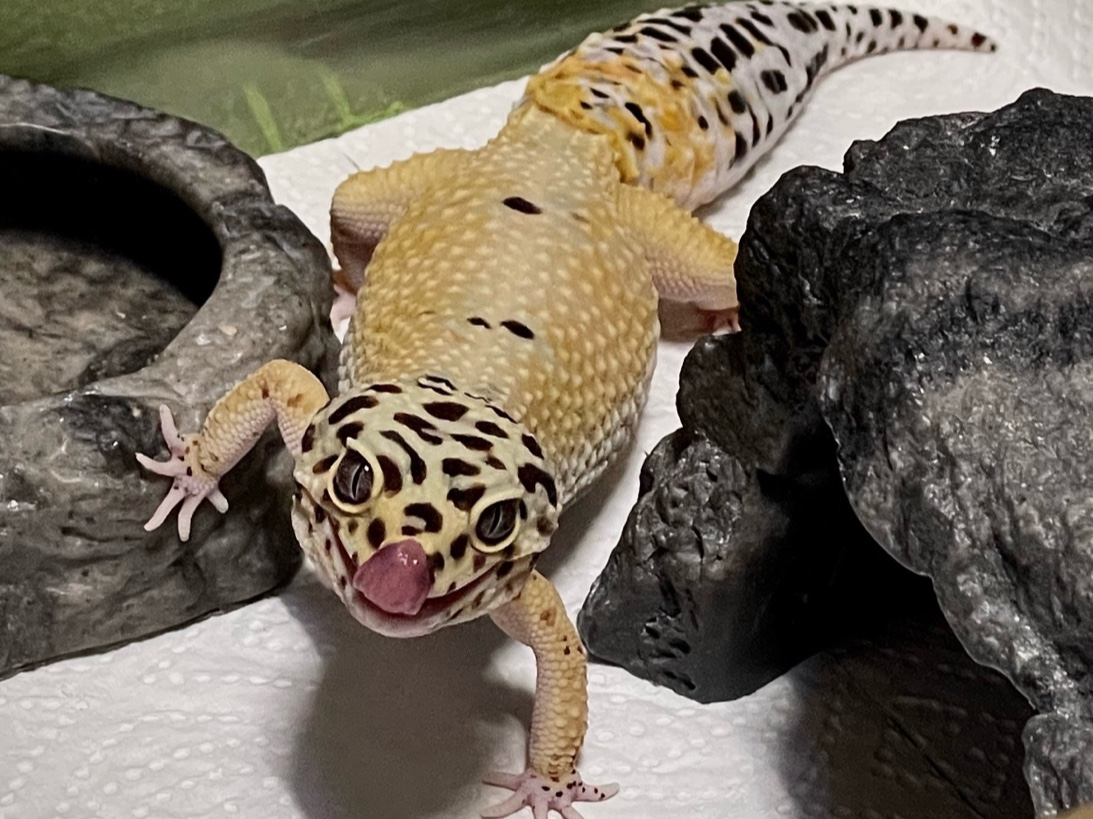
#> input picture leo.jpg, 1093 x 819 px
$ python detec.py
#> lines starting #> are read from the running program, lines starting #| are printed output that depends on the picture; after the words box and inside, x2 and y2 are one past the last pixel; in counts of white or black regions, pixels touching at a corner belong together
import cv2 as cv

img = cv.imread('leo.jpg')
#> img is the input picture: shape (819, 1093, 3); mean B, G, R 90.1, 103, 112.4
gray = cv.cvtColor(img, cv.COLOR_BGR2GRAY)
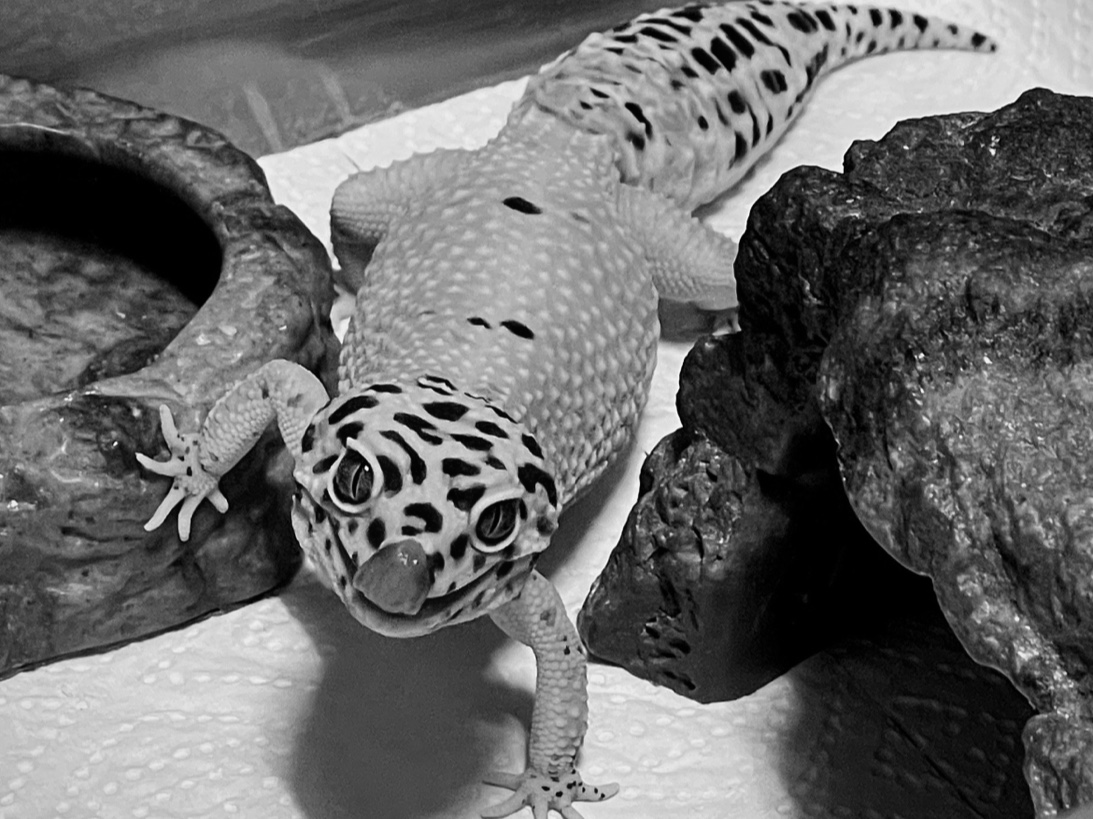
#> gray: shape (819, 1093); min 0, max 253, mean 104.3

leos = cv.HoughCircles(gray, cv.HOUGH_GRADIENT, 1, 200, param1=150, param2=20, minRadius=50, maxRadius=120)
#> leos = 14 rows, first 8: [958.5, 456.5, 118.3], [967.5, 240.5, 119.4], [407.5, 492.5, 119.4], [195.5, 500.5, 116.1], [606.5, 538.5, 109.5], [273.5, 306.5, 110.6], [540.5, 323.5, 119.4], [672.5, 111.5, 95.2]

for i in leos[0]:
    cv.circle(img, (int(i[0]), int(i[1])), int(i[2]),(255, 0, 0), 2)
#> this loop made 14 passes
#> i on passes 1 to 12: [958.5, 456.5, 118.3], [967.5, 240.5, 119.4], [407.5, 492.5, 119.4], [195.5, 500.5, 116.1], [606.5, 538.5, 109.5], [273.5, 306.5, 110.6], [540.5, 323.5, 119.4], [672.5, 111.5, 95.2], [746.5, 374.5, 118.3], [478.5, 700.5, 108.4], [1086.5, 610.5, 105.1], [82.5, 220.5, 119.4]
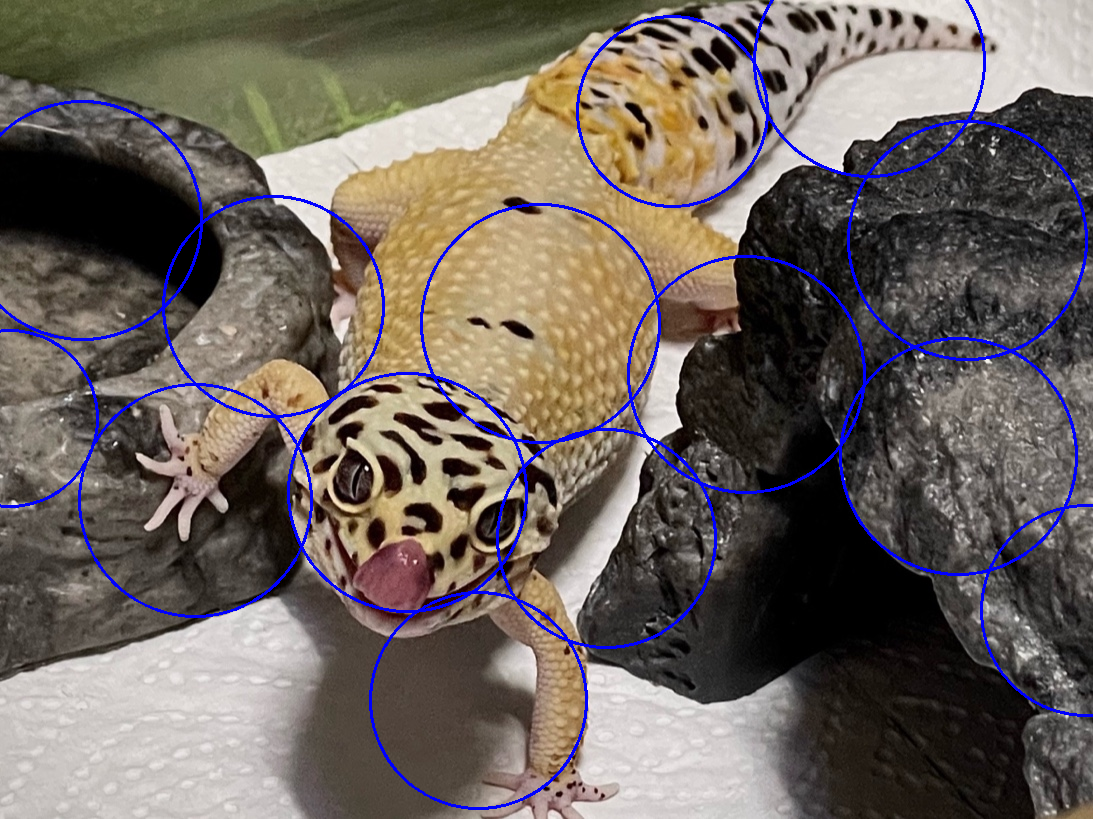
#> img: shape (819, 1093, 3); 2.88% of pixels changed, all inside (x1, y1, x2, y2) = (0, 0, 1093, 810)

cv.imshow('Leo Detection', img)

cv.waitKey()
cv.destroyAllWindows()

$ run again, with apples.jpg copied over leo.jpg
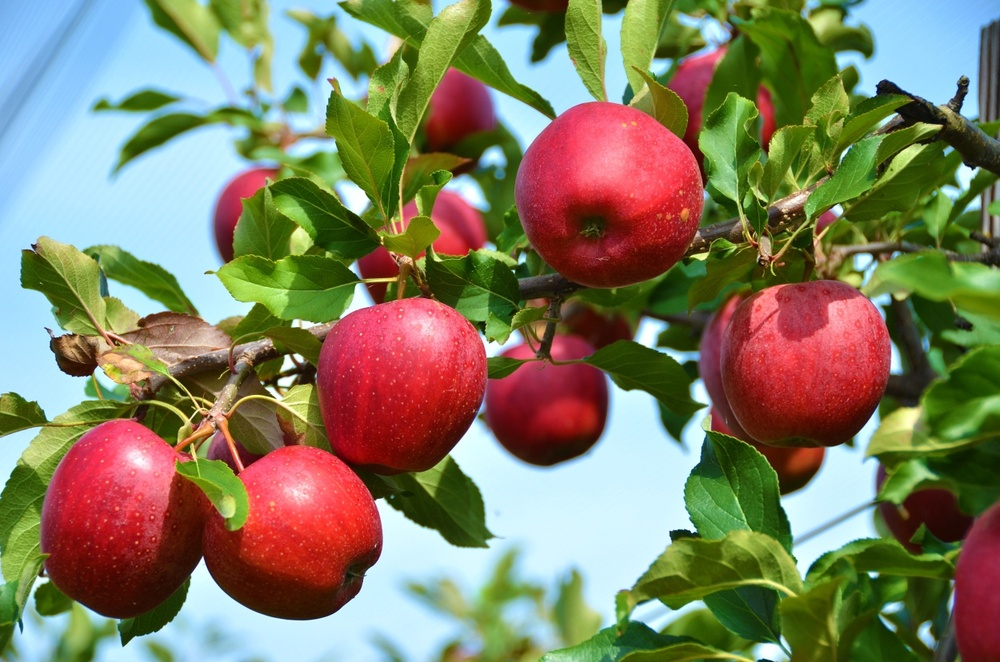
#> input picture apples.jpg, 1000 x 662 px, shrunk from 1250 x 828 before the run
#> img is the input picture: shape (662, 1000, 3); mean B, G, R 98.6, 125.8, 129.6
#> `gray = cv.cvtColor(img, cv.COLOR_BGR2GRAY)`:
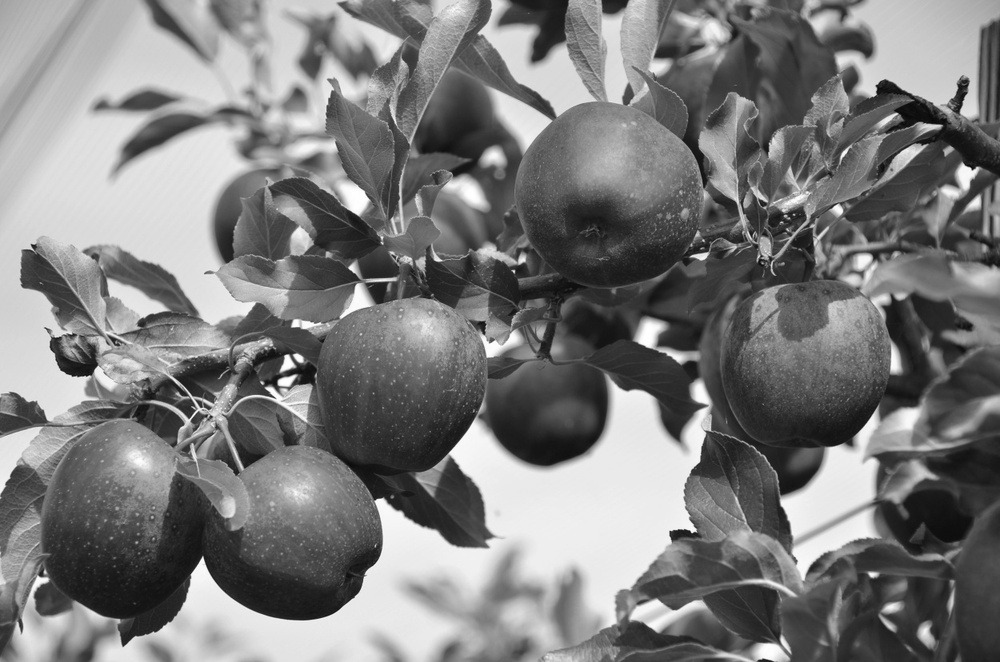
#> gray: shape (662, 1000); min 5, max 255, mean 123.8
#> leos = [[608.5, 198.5, 95.2], [138.5, 511.5, 109.5], [371.5, 366.5, 115], [826.5, 360.5, 107.3], [196.5, 258.5, 119.4], [809.5, 106.5, 100.7], [423.5, 115.5, 97.4], [686.5, 543.5, 115], [11.5, 356.5, 108.4], [879.5, 616.5, 101.7]]
#> the loop `for i in leos[0]:` made 10 passes
#> after the loop `for i in leos[0]:`:
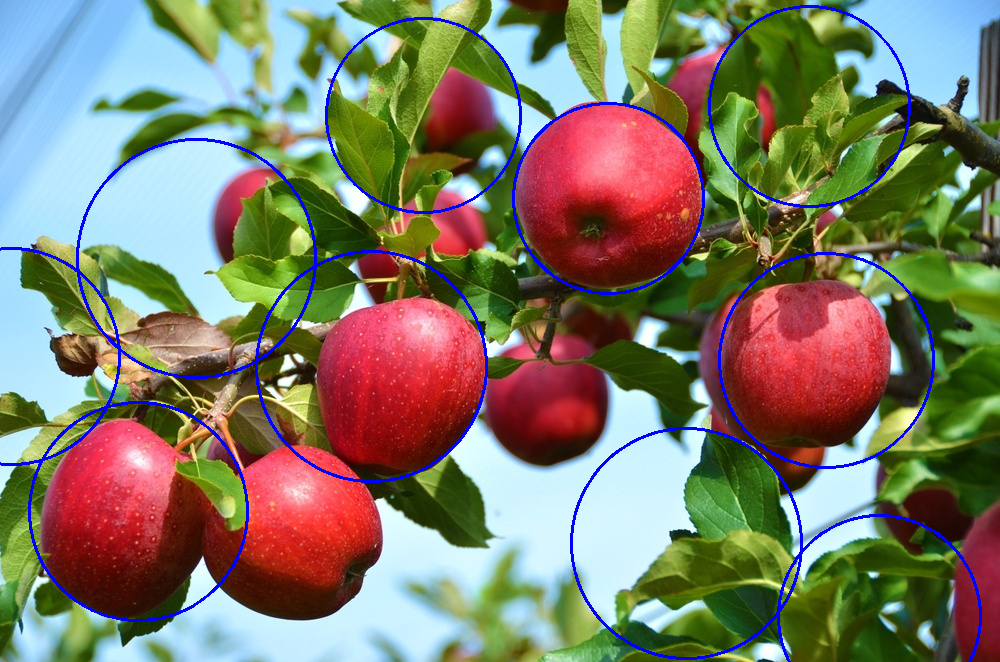
#> img: shape (662, 1000, 3); 2.75% of pixels changed, all inside (x1, y1, x2, y2) = (0, 5, 982, 662)
